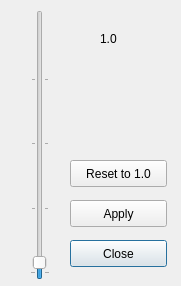
<?xml version="1.0" encoding="UTF-8"?>
<ui version="4.0">
 <class>ZScaleDialog</class>
 <widget class="QDialog" name="ZScaleDialog">
  <property name="geometry">
   <rect>
    <x>0</x>
    <y>0</y>
    <width>181</width>
    <height>286</height>
   </rect>
  </property>
  <property name="windowTitle">
   <string>Z Scale Edition</string>
  </property>
  <widget class="QPushButton" name="close_btn">
   <property name="geometry">
    <rect>
     <x>70</x>
     <y>240</y>
     <width>97</width>
     <height>27</height>
    </rect>
   </property>
   <property name="text">
    <string>Close</string>
   </property>
  </widget>
  <widget class="QPushButton" name="apply_btn">
   <property name="geometry">
    <rect>
     <x>70</x>
     <y>200</y>
     <width>97</width>
     <height>27</height>
    </rect>
   </property>
   <property name="text">
    <string>Apply</string>
   </property>
  </widget>
  <widget class="QSlider" name="zscale_slider">
   <property name="geometry">
    <rect>
     <x>30</x>
     <y>10</y>
     <width>20</width>
     <height>270</height>
    </rect>
   </property>
   <property name="minimum">
    <number>2</number>
   </property>
   <property name="maximum">
    <number>200</number>
   </property>
   <property name="value">
    <number>10</number>
   </property>
   <property name="orientation">
    <enum>Qt::Vertical</enum>
   </property>
   <property name="tickPosition">
    <enum>QSlider::TicksBothSides</enum>
   </property>
   <property name="tickInterval">
    <number>50</number>
   </property>
  </widget>
  <widget class="QLabel" name="value_label">
   <property name="geometry">
    <rect>
     <x>100</x>
     <y>30</y>
     <width>67</width>
     <height>17</height>
    </rect>
   </property>
   <property name="text">
    <string>1.0</string>
   </property>
  </widget>
  <widget class="QPushButton" name="reset_btn">
   <property name="geometry">
    <rect>
     <x>70</x>
     <y>160</y>
     <width>97</width>
     <height>27</height>
    </rect>
   </property>
   <property name="text">
    <string>Reset to 1.0</string>
   </property>
  </widget>
 </widget>
 <resources/>
 <connections/>
</ui>
